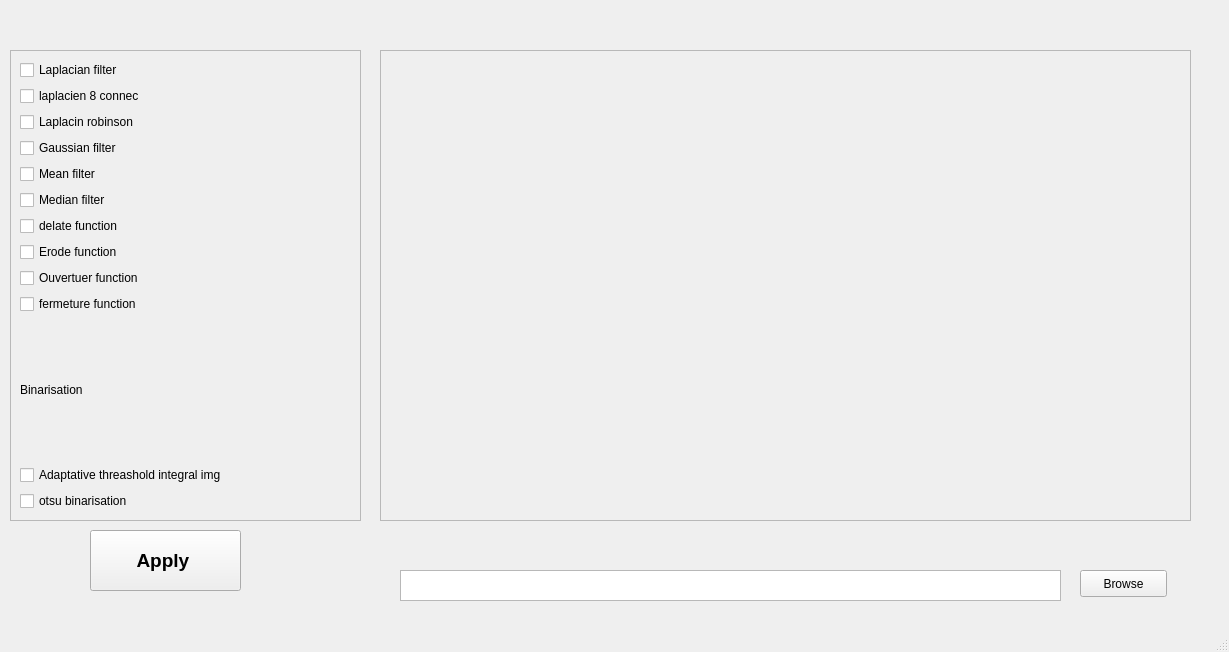
<?xml version="1.0" encoding="UTF-8"?>
<ui version="4.0">
 <class>MainWindow</class>
 <widget class="QMainWindow" name="MainWindow">
  <property name="geometry">
   <rect>
    <x>0</x>
    <y>0</y>
    <width>1229</width>
    <height>652</height>
   </rect>
  </property>
  <property name="windowTitle">
   <string>MainWindow</string>
  </property>
  <widget class="QWidget" name="centralwidget">
   <widget class="QPushButton" name="brows_btn">
    <property name="geometry">
     <rect>
      <x>1080</x>
      <y>570</y>
      <width>87</width>
      <height>27</height>
     </rect>
    </property>
    <property name="text">
     <string>Browse</string>
    </property>
   </widget>
   <widget class="QTextBrowser" name="display_selected_file">
    <property name="geometry">
     <rect>
      <x>400</x>
      <y>570</y>
      <width>661</width>
      <height>31</height>
     </rect>
    </property>
   </widget>
   <widget class="QLabel" name="img_display">
    <property name="geometry">
     <rect>
      <x>380</x>
      <y>50</y>
      <width>811</width>
      <height>471</height>
     </rect>
    </property>
    <property name="frameShape">
     <enum>QFrame::StyledPanel</enum>
    </property>
    <property name="frameShadow">
     <enum>QFrame::Plain</enum>
    </property>
    <property name="midLineWidth">
     <number>1</number>
    </property>
    <property name="text">
     <string/>
    </property>
   </widget>
   <widget class="QScrollArea" name="scrollArea">
    <property name="geometry">
     <rect>
      <x>10</x>
      <y>50</y>
      <width>351</width>
      <height>471</height>
     </rect>
    </property>
    <property name="widgetResizable">
     <bool>true</bool>
    </property>
    <widget class="QWidget" name="scrollAreaWidgetContents">
     <property name="geometry">
      <rect>
       <x>0</x>
       <y>0</y>
       <width>349</width>
       <height>469</height>
      </rect>
     </property>
     <layout class="QVBoxLayout" name="verticalLayout">
      <item>
       <widget class="QCheckBox" name="laplacian_cbx">
        <property name="text">
         <string>Laplacian filter</string>
        </property>
       </widget>
      </item>
      <item>
       <widget class="QCheckBox" name="laplacian_8_cbx">
        <property name="text">
         <string>laplacien 8 connec</string>
        </property>
       </widget>
      </item>
      <item>
       <widget class="QCheckBox" name="laplacian_rob_cbx">
        <property name="text">
         <string>Laplacin robinson</string>
        </property>
       </widget>
      </item>
      <item>
       <widget class="QCheckBox" name="gauss_cbx">
        <property name="text">
         <string>Gaussian filter</string>
        </property>
       </widget>
      </item>
      <item>
       <widget class="QCheckBox" name="mean_cbx">
        <property name="text">
         <string>Mean filter</string>
        </property>
       </widget>
      </item>
      <item>
       <widget class="QCheckBox" name="median_cbx">
        <property name="text">
         <string>Median filter</string>
        </property>
       </widget>
      </item>
      <item>
       <widget class="QCheckBox" name="delate_cbx">
        <property name="text">
         <string>delate function</string>
        </property>
       </widget>
      </item>
      <item>
       <widget class="QCheckBox" name="erode_cbx">
        <property name="text">
         <string>Erode function</string>
        </property>
       </widget>
      </item>
      <item>
       <widget class="QCheckBox" name="ouverture_cbx">
        <property name="text">
         <string>Ouvertuer function</string>
        </property>
       </widget>
      </item>
      <item>
       <widget class="QCheckBox" name="fermeture_cbx">
        <property name="text">
         <string>fermeture function</string>
        </property>
       </widget>
      </item>
      <item>
       <widget class="QLabel" name="label">
        <property name="text">
         <string>Binarisation</string>
        </property>
       </widget>
      </item>
      <item>
       <widget class="QCheckBox" name="adapt_th_int_img_cbx">
        <property name="text">
         <string>Adaptative threashold integral img</string>
        </property>
       </widget>
      </item>
      <item>
       <widget class="QCheckBox" name="otsu_cbx">
        <property name="text">
         <string>otsu binarisation</string>
        </property>
       </widget>
      </item>
     </layout>
    </widget>
   </widget>
   <widget class="QPushButton" name="apply_btn">
    <property name="geometry">
     <rect>
      <x>90</x>
      <y>530</y>
      <width>151</width>
      <height>61</height>
     </rect>
    </property>
    <property name="font">
     <font>
      <pointsize>14</pointsize>
      <weight>75</weight>
      <bold>true</bold>
     </font>
    </property>
    <property name="text">
     <string>Apply </string>
    </property>
   </widget>
  </widget>
  <widget class="QMenuBar" name="menubar">
   <property name="geometry">
    <rect>
     <x>0</x>
     <y>0</y>
     <width>1229</width>
     <height>24</height>
    </rect>
   </property>
  </widget>
  <widget class="QStatusBar" name="statusbar"/>
 </widget>
 <resources/>
 <connections/>
</ui>
